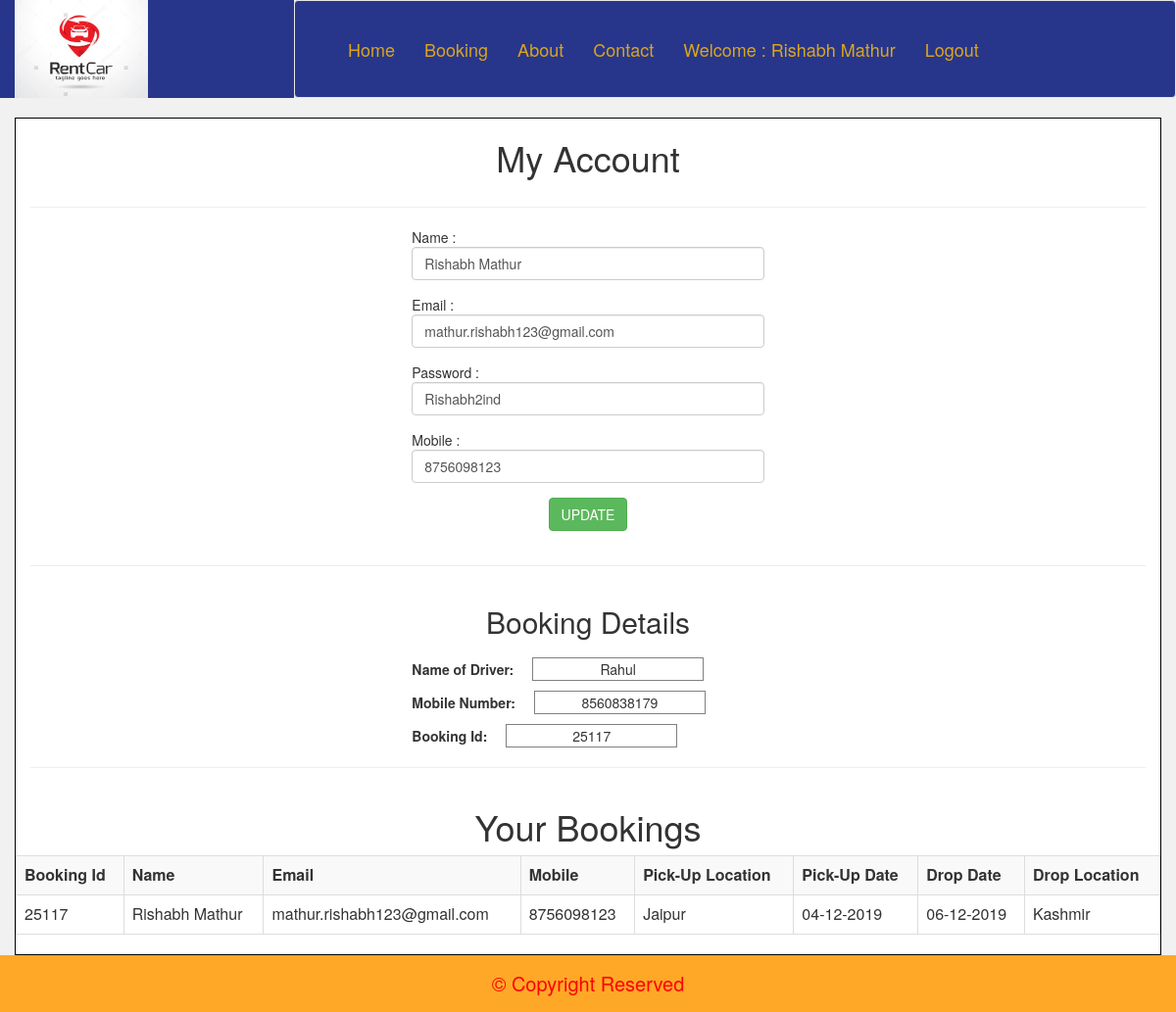
/user_profile.php?id=1 (signed in), run on the app's committed database.
### tables this page shows
CREATE TABLE IF NOT EXISTS `userdetails` (
  `id` int(20) NOT NULL AUTO_INCREMENT,
  `name` varchar(255) NOT NULL,
  `email` varchar(255) NOT NULL,
  `mobile` bigint(15) NOT NULL,
  `password` varchar(255) NOT NULL,
  PRIMARY KEY (`id`)
);

CREATE TABLE IF NOT EXISTS `driver_details` (
  `id` int(10) NOT NULL AUTO_INCREMENT,
  `Name` varchar(20) NOT NULL,
  `Mobile` bigint(15) NOT NULL,
  PRIMARY KEY (`id`)
);

CREATE TABLE IF NOT EXISTS `user_journey` (
  `id` int(20) NOT NULL AUTO_INCREMENT,
  `booking_id` int(10) NOT NULL,
  `name` varchar(100) NOT NULL,
  `email` varchar(150) NOT NULL,
  `mobile` bigint(15) NOT NULL,
  `address` varchar(255) NOT NULL,
  `pick_date` varchar(20) NOT NULL,
  `drop_date` varchar(20) NOT NULL,
  `card_number` bigint(15) NOT NULL,
  `CVV` int(5) NOT NULL,
  `expire` varchar(255) NOT NULL,
  `Drop_location` varchar(255) NOT NULL,
  PRIMARY KEY (`id`)
);

### user_profile.php (the view, shortened to what this page needs)
<?php
    include('header.php');
    include('connect.php');
$id = $_REQUEST['id'];
        $sql = "select * from userdetails where id = '$id'";
        $run = mysqli_query($conn, $sql);
        $data = mysqli_fetch_array($run);
    if(isset($_SESSION['user'])){
?>
<div class="container" style="background-color: white; border: 1px solid black;">
    <div class="row">
        <center><h1>My Account</h1></center>
    </div><hr>
    <div class="row">
           <div class="col-md-4">
            </div>
            <div class="col-md-4">
               <form action="" method="post" name="userProfile">
                <div class="form-group">
                    <lable>Name : </lable>
                    <input type="text" class="form-control" value="<?php echo $data['name'];  ?>" id="uname" name="name">
                </div>
                <div class="form-group">
                    <lable>Email : </lable>
                    <input type="email" class="form-control" value="<?php echo $data['email'];  ?>" id="uemail" name="email">
                </div>
                <div class="form-group">
                    <lable>Password : </lable>
                    <input type="text" class="form-control" value="<?php echo $data['password'];  ?>" id="upass" name="password">
                </div>
                <div class="form-group">
                    <lable>Mobile : </lable>
                    <input type="number" class="form-control" value="<?php echo $data['mobile'];  ?>" id="umobile" name="mobile">
                </div>
                <div class="form-group">
                    <center><input type="submit" class="btn btn-success" value="UPDATE" name="update"></center>
                </div>
            </form></div>
            <div class="col-md-4"></div>
    </div><hr>
    <div class="row">
           <?php
            $driver_sql = "select * from driver_details";
            $driver_run = mysqli_query($conn, $driver_sql);
            $driver_data = mysqli_fetch_array($driver_run);
        ?><center><h2>Booking Details</h2></center>
           <div class="col-md-4">
        </div>
        <div class="col-md-4">
            <lable><b>Name of Driver:  </b><input id="driver" type="text" value="<?php echo $driver_data['Name']; ?>" readonly></lable><br>
            <lable><b>Mobile Number:  </b><input id="driver1" type="text" value="<?php echo $driver_data['Mobile']; ?>" readonly></lable><br>
            <?php
            $sql_fetch = "select * from user_journey where email = '".$_SESSION['user']."' AND card_number <> 0 order by id desc limit 1 ";
            $run_fetch = mysqli_query($conn, $sql_fetch);
            while($data_fetch = mysqli_fetch_array($run_fetch)){
        ?>
            <lable><b>Booking Id:  </b><input id="driver2" type="text" name="booking_id" value="<?php echo $data_fetch['booking_id']; ?>" readonly></lable>
        </div>
        <div class="col-md-4"></div>
    </div><hr>
    <div class="row">
        <center><h1>Your Bookings</h1></center>
        <table class="table table-bordered table-hover table-striped">
           <th>Booking Id</th>
            <th>
                Name
            </th><th>
                Email
            </th><th>
                Mobile
            </th><th>
                Pick-Up Location
            </th><th>
                Pick-Up Date
            </th><th>
                Drop Date
            </th>
            <th>Drop Location</th>
            <tr><td><?php echo $data_fetch['booking_id']; ?></td>
                <td><?php echo $data_fetch['name']; ?></td>
                <td><?php echo $data_fetch['email']; ?></td>
                <td><?php echo $data_fetch['mobile']; ?></td>
                <td><?php echo $data_fetch['address']; ?></td>
                <td><?php echo $data_fetch['pick_date']; ?></td>
                <td><?php echo $data_fetch['drop_date']; ?></td>
                <td><?php echo $data_fetch['Drop_location']; ?></td>
            </tr>
                <?php } ?>
        </table>
    </div>
</div>
<?php
    include('footer.php');
    }
else{
    echo "<script>
            alert('Please login First');
            window.location.href = 'UserDetails.php';
        </script>";
}
?>

### header.php (shortened to what this page needs)
  <html>
   <head>
     <link rel="stylesheet" href="https://use.fontawesome.com/releases/v5.8.2/css/all.css">
  <link rel="stylesheet" href="https://maxcdn.bootstrapcdn.com/bootstrap/3.3.7/css/bootstrap.min.css">
       <link rel="stylesheet" type="text/css" href="https://cdnjs.cloudflare.com/ajax/libs/animate.css/3.7.0/animate.min.css">
       <link rel="stylesheet" href="jquery-ui-1.12.1/jquery-ui.css">
       <link rel="stylesheet" href="jquery-ui-1.12.1/jquery-ui.structure.css">
       <link rel="stylesheet" href="jquery-ui-1.12.1/jquery-ui.theme.css">
<link rel="stylesheet" href="style.css">
   </head>
   <body>
        <div class="container-fluid">
           <div class="row">
               <div class="col-md-3 logo">
                   <a href="index.php"><img src="Images/logo.png" alt="" height="100px" ></a>
               </div>
               <div class="col-md-9"  style="padding: 0px; border: none; outline: none;">
                   <nav class="navbar navbar-default navigation">
                           <div class="navbar-collapse collapse" id="navb">
                           <ul class="nav navbar-nav navbar-left lists">
                               <li><a href="index.php" >Home </a></li>
                               <li><a href="pickup_time.php">Booking</a></li>
                               <li><a href="about.php" >About</a></li>
                               <li><a href="#" >Contact</a></li>
                                <?php
                               if(isset($_SESSION['user']))
                               {
                                   include('connect.php');
                                   $sql = "select * from userdetails where email = '".$_SESSION['user']."'";
                                   $res = mysqli_query($conn, $sql);
                                   $data = mysqli_fetch_array($res);
                                   ?>
                                   <li><a href="user_profile.php?id=<?php echo $data['id']; ?>">Welcome : <?php echo $data['name']; ?></a></li>
                                    <li><a href="logout.php">Logout</a></li>
                                   <?php
                               }
                               else
                               {
                                   ?>
                                   <li><a href="UserSignIn.php">SignIn</a></li>
                                   <?php
                               }
                       ?>
                           </ul>
                       </div>
                   </nav>
               </div>
           </div>
       </div>

### style.css (style rules this page uses)
body { margin: 0px; padding: 0px; }
.navigation { background-color: #27368a; padding: 24px; }
.navigation .lists li a { color: goldenrod; font-size: 18px; }
.logo { background-color: #27368a; }

### user_profile.php (style rules this page uses)
body { background-color: #f1f1f1; }
.row #driver, #driver1, #driver2 { border: 1px solid gray; margin-left: 15px; margin-top: 10px; text-align: center; }

### data on the page
userdetails: name "Rishabh Mathur", email "mathur.rishabh123@gmail.com", password "Rishabh2ind", mobile "8756098123"
driver_details: Name "Rahul", Mobile "8560838179"
user_journey: booking_id "25117", booking "25117", name "Rishabh Mathur", email "mathur.rishabh123@gmail.com", mobile "8756098123", address "Jaipur", pick_date "04-12-2019", drop_date "06-12-2019", Drop_location "Kashmir"
